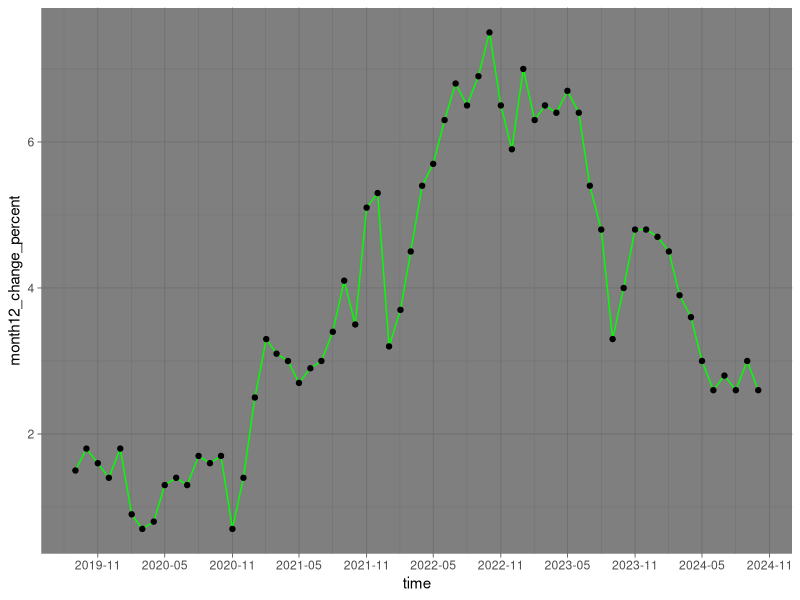

Generate this figure with R:
library(tidyverse)
library(ggplot2)
library(readxl)


data <- read_excel("Data1.xlsx", skip = 2) |> 
  as_tibble() |> 
  select(-`...1`) |> 
  rename(tid = `...2`) |> 
  mutate(tid = gsub("M", "-", tid)) |> 
  mutate(tid = ym(tid))

names(data) <- c("time", "KPI(2015=100)", "Monthly_cange(percent)", "month12_change_percent",
                 "KPI(Weights)")

data |> ggplot(aes(x = time, y = month12_change_percent)) + 
  geom_line(color = "green") +
  geom_point() +
  scale_x_date(
    date_breaks = "6 months",
    date_labels = "%Y-%m"
  ) +
  theme_dark()
  


